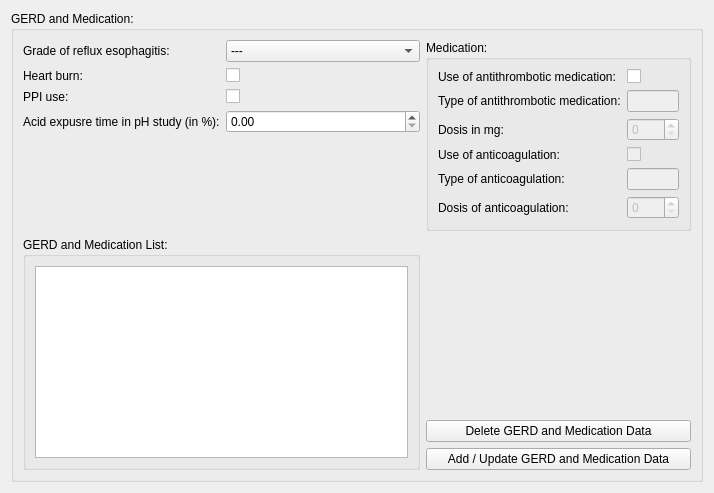
          <widget class="QWidget" name="clinical_questions">
           <layout class="QGridLayout" name="gridLayout_71">
            <item row="0" column="0">
             <widget class="QGroupBox" name="groupBox_39">
              <property name="title">
               <string>GERD and Medication:</string>
              </property>
              <layout class="QGridLayout" name="gridLayout_72" columnstretch="3,2">
               <item row="0" column="0">
                <layout class="QGridLayout" name="gridLayout_60">
                 <item row="4" column="0">
                  <widget class="QLabel" name="label_89">
                   <property name="text">
                    <string>PPI use:</string>
                   </property>
                  </widget>
                 </item>
                 <item row="5" column="0">
                  <widget class="QLabel" name="label_96">
                   <property name="text">
                    <string>Acid expusre time in pH study (in %):</string>
                   </property>
                  </widget>
                 </item>
                 <item row="2" column="1">
                  <widget class="QCheckBox" name="checkBox_15">
                   <property name="layoutDirection">
                    <enum>Qt::LeftToRight</enum>
                   </property>
                   <property name="text">
                    <string/>
                   </property>
                  </widget>
                 </item>
                 <item row="0" column="0">
                  <widget class="QLabel" name="label_90">
                   <property name="text">
                    <string>Grade of reflux esophagitis:</string>
                   </property>
                  </widget>
                 </item>
                 <item row="5" column="1">
                  <widget class="QDoubleSpinBox" name="doubleSpinBox_8"/>
                 </item>
                 <item row="4" column="1">
                  <widget class="QCheckBox" name="checkBox_16">
                   <property name="layoutDirection">
                    <enum>Qt::LeftToRight</enum>
                   </property>
                   <property name="text">
                    <string/>
                   </property>
                  </widget>
                 </item>
                 <item row="2" column="0">
                  <widget class="QLabel" name="label_91">
                   <property name="text">
                    <string>Heart burn:</string>
                   </property>
                  </widget>
                 </item>
                 <item row="0" column="1">
                  <widget class="QComboBox" name="comboBox">
                   <item>
                    <property name="text">
                     <string>---</string>
                    </property>
                   </item>
                   <item>
                    <property name="text">
                     <string>Los Angelos grad A</string>
                    </property>
                   </item>
                   <item>
                    <property name="text">
                     <string>Los Angelos grad B</string>
                    </property>
                   </item>
                   <item>
                    <property name="text">
                     <string>Los Angelos grad C</string>
                    </property>
                   </item>
                  </widget>
                 </item>
                 <item row="6" column="1">
                  <spacer name="verticalSpacer_20">
                   <property name="orientation">
                    <enum>Qt::Vertical</enum>
                   </property>
                   <property name="sizeHint" stdset="0">
                    <size>
                     <width>20</width>
                     <height>40</height>
                    </size>
                   </property>
                  </spacer>
                 </item>
                </layout>
               </item>
               <item row="1" column="1">
                <layout class="QGridLayout" name="gridLayout_75">
                 <item row="1" column="0">
                  <widget class="QPushButton" name="delete_clinicaldata_button">
                   <property name="text">
                    <string>Delete GERD and Medication Data</string>
                   </property>
                  </widget>
                 </item>
                 <item row="2" column="0">
                  <widget class="QPushButton" name="update_clinicaldata_button">
                   <property name="text">
                    <string>Add / Update GERD and Medication Data</string>
                   </property>
                  </widget>
                 </item>
                 <item row="0" column="0">
                  <spacer name="verticalSpacer_10">
                   <property name="orientation">
                    <enum>Qt::Vertical</enum>
                   </property>
                   <property name="sizeHint" stdset="0">
                    <size>
                     <width>20</width>
                     <height>40</height>
                    </size>
                   </property>
                  </spacer>
                 </item>
                </layout>
               </item>
               <item row="1" column="0">
                <widget class="QGroupBox" name="groupBox_43">
                 <property name="title">
                  <string>GERD and Medication List:</string>
                 </property>
                 <layout class="QGridLayout" name="gridLayout_76">
                  <item row="1" column="0">
                   <widget class="QTextEdit" name="textEdit_4"/>
                  </item>
                 </layout>
                </widget>
               </item>
               <item row="0" column="1">
                <widget class="QGroupBox" name="groupBox_17">
                 <property name="title">
                  <string>Medication:</string>
                 </property>
                 <layout class="QGridLayout" name="gridLayout_48">
                  <item row="2" column="0">
                   <widget class="QLabel" name="label_28">
                    <property name="text">
                     <string>Dosis in mg:</string>
                    </property>
                   </widget>
                  </item>
                  <item row="3" column="0">
                   <widget class="QLabel" name="label_29">
                    <property name="text">
                     <string>Use of anticoagulation:</string>
                    </property>
                   </widget>
                  </item>
                  <item row="4" column="0">
                   <widget class="QLabel" name="label_30">
                    <property name="text">
                     <string>Type of anticoagulation:</string>
                    </property>
                   </widget>
                  </item>
                  <item row="5" column="0">
                   <widget class="QLabel" name="label_121">
                    <property name="text">
                     <string>Dosis of anticoagulation:</string>
                    </property>
                   </widget>
                  </item>
                  <item row="0" column="0">
                   <widget class="QLabel" name="label_26">
                    <property name="text">
                     <string>Use of antithrombotic medication:</string>
                    </property>
                   </widget>
                  </item>
                  <item row="1" column="0">
                   <widget class="QLabel" name="label_27">
                    <property name="text">
                     <string>Type of antithrombotic medication:</string>
                    </property>
                   </widget>
                  </item>
                  <item row="0" column="1">
                   <widget class="QCheckBox" name="checkBox">
                    <property name="text">
                     <string/>
                    </property>
                   </widget>
                  </item>
                  <item row="3" column="1">
                   <widget class="QCheckBox" name="checkBox_2">
                    <property name="enabled">
                     <bool>false</bool>
                    </property>
                    <property name="text">
                     <string/>
                    </property>
                   </widget>
                  </item>
                  <item row="1" column="1">
                   <widget class="QLineEdit" name="lineEdit_3">
                    <property name="enabled">
                     <bool>false</bool>
                    </property>
                   </widget>
                  </item>
                  <item row="4" column="1">
                   <widget class="QLineEdit" name="lineEdit_6">
                    <property name="enabled">
                     <bool>false</bool>
                    </property>
                   </widget>
                  </item>
                  <item row="2" column="1">
                   <widget class="QSpinBox" name="spinBox_21">
                    <property name="enabled">
                     <bool>false</bool>
                    </property>
                   </widget>
                  </item>
                  <item row="5" column="1">
                   <widget class="QSpinBox" name="spinBox_22">
                    <property name="enabled">
                     <bool>false</bool>
                    </property>
                   </widget>
                  </item>
                 </layout>
                </widget>
               </item>
              </layout>
             </widget>
            </item>
           </layout>
          </widget>
